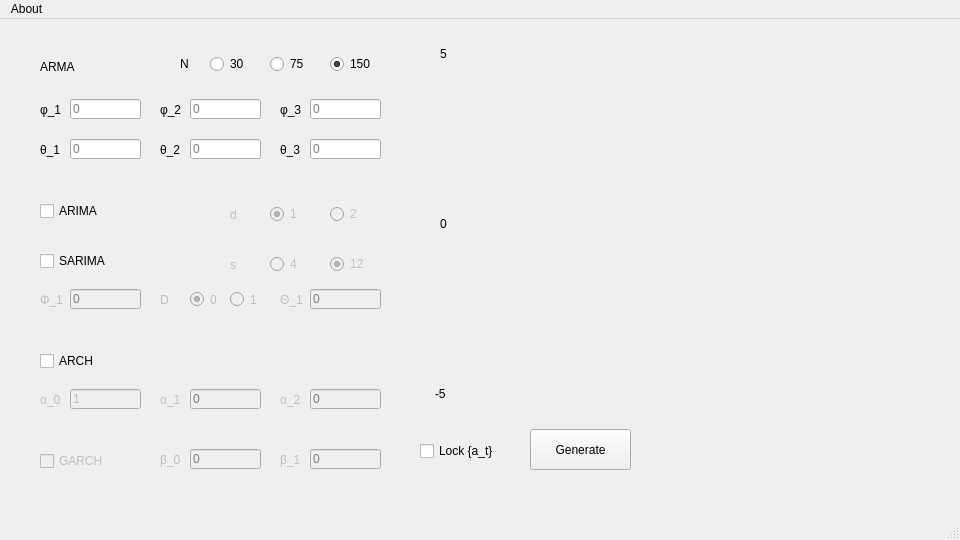
<?xml version="1.0" encoding="UTF-8"?>
<ui version="4.0">
 <class>MainWindow</class>
 <widget class="QMainWindow" name="MainWindow">
  <property name="geometry">
   <rect>
    <x>0</x>
    <y>0</y>
    <width>960</width>
    <height>540</height>
   </rect>
  </property>
  <property name="windowTitle">
   <string>Visual TimeSeries</string>
  </property>
  <widget class="QWidget" name="centralwidget">
   <widget class="QLabel" name="label_7">
    <property name="geometry">
     <rect>
      <x>40</x>
      <y>40</y>
      <width>51</width>
      <height>16</height>
     </rect>
    </property>
    <property name="text">
     <string>ARMA</string>
    </property>
   </widget>
   <widget class="QLabel" name="label_18">
    <property name="geometry">
     <rect>
      <x>180</x>
      <y>30</y>
      <width>25</width>
      <height>30</height>
     </rect>
    </property>
    <property name="text">
     <string>N</string>
    </property>
   </widget>
   <widget class="QLineEdit" name="lineEdit_8">
    <property name="enabled">
     <bool>false</bool>
    </property>
    <property name="geometry">
     <rect>
      <x>70</x>
      <y>270</y>
      <width>71</width>
      <height>20</height>
     </rect>
    </property>
    <property name="placeholderText">
     <string>0</string>
    </property>
   </widget>
   <widget class="QLabel" name="label_14">
    <property name="enabled">
     <bool>false</bool>
    </property>
    <property name="geometry">
     <rect>
      <x>280</x>
      <y>370</y>
      <width>31</width>
      <height>21</height>
     </rect>
    </property>
    <property name="text">
     <string>α_2</string>
    </property>
   </widget>
   <widget class="QLabel" name="label_16">
    <property name="enabled">
     <bool>false</bool>
    </property>
    <property name="geometry">
     <rect>
      <x>280</x>
      <y>430</y>
      <width>31</width>
      <height>21</height>
     </rect>
    </property>
    <property name="text">
     <string>β_1</string>
    </property>
   </widget>
   <widget class="QLabel" name="label">
    <property name="geometry">
     <rect>
      <x>40</x>
      <y>80</y>
      <width>31</width>
      <height>21</height>
     </rect>
    </property>
    <property name="text">
     <string>φ_1</string>
    </property>
   </widget>
   <widget class="QLineEdit" name="lineEdit_14">
    <property name="enabled">
     <bool>false</bool>
    </property>
    <property name="geometry">
     <rect>
      <x>190</x>
      <y>430</y>
      <width>71</width>
      <height>20</height>
     </rect>
    </property>
    <property name="placeholderText">
     <string>0</string>
    </property>
   </widget>
   <widget class="QLabel" name="label_4">
    <property name="geometry">
     <rect>
      <x>280</x>
      <y>120</y>
      <width>31</width>
      <height>21</height>
     </rect>
    </property>
    <property name="text">
     <string>θ_3</string>
    </property>
   </widget>
   <widget class="QLabel" name="label_6">
    <property name="geometry">
     <rect>
      <x>160</x>
      <y>120</y>
      <width>31</width>
      <height>21</height>
     </rect>
    </property>
    <property name="text">
     <string>θ_2</string>
    </property>
   </widget>
   <widget class="QLineEdit" name="lineEdit_13">
    <property name="enabled">
     <bool>false</bool>
    </property>
    <property name="geometry">
     <rect>
      <x>310</x>
      <y>370</y>
      <width>71</width>
      <height>20</height>
     </rect>
    </property>
    <property name="text">
     <string/>
    </property>
    <property name="placeholderText">
     <string>0</string>
    </property>
   </widget>
   <widget class="QLineEdit" name="lineEdit_15">
    <property name="enabled">
     <bool>false</bool>
    </property>
    <property name="geometry">
     <rect>
      <x>310</x>
      <y>430</y>
      <width>71</width>
      <height>20</height>
     </rect>
    </property>
    <property name="placeholderText">
     <string>0</string>
    </property>
   </widget>
   <widget class="QLabel" name="label_12">
    <property name="enabled">
     <bool>false</bool>
    </property>
    <property name="geometry">
     <rect>
      <x>40</x>
      <y>370</y>
      <width>31</width>
      <height>21</height>
     </rect>
    </property>
    <property name="text">
     <string>α_0</string>
    </property>
   </widget>
   <widget class="QLabel" name="label_17">
    <property name="enabled">
     <bool>false</bool>
    </property>
    <property name="geometry">
     <rect>
      <x>230</x>
      <y>230</y>
      <width>21</width>
      <height>31</height>
     </rect>
    </property>
    <property name="text">
     <string>s</string>
    </property>
   </widget>
   <widget class="QLineEdit" name="lineEdit_12">
    <property name="enabled">
     <bool>false</bool>
    </property>
    <property name="geometry">
     <rect>
      <x>190</x>
      <y>370</y>
      <width>71</width>
      <height>20</height>
     </rect>
    </property>
    <property name="placeholderText">
     <string>0</string>
    </property>
   </widget>
   <widget class="QLabel" name="label_13">
    <property name="enabled">
     <bool>false</bool>
    </property>
    <property name="geometry">
     <rect>
      <x>160</x>
      <y>370</y>
      <width>31</width>
      <height>21</height>
     </rect>
    </property>
    <property name="text">
     <string>α_1</string>
    </property>
   </widget>
   <widget class="QLabel" name="label_2">
    <property name="geometry">
     <rect>
      <x>160</x>
      <y>80</y>
      <width>31</width>
      <height>21</height>
     </rect>
    </property>
    <property name="text">
     <string>φ_2</string>
    </property>
   </widget>
   <widget class="QLineEdit" name="lineEdit_10">
    <property name="enabled">
     <bool>false</bool>
    </property>
    <property name="geometry">
     <rect>
      <x>310</x>
      <y>270</y>
      <width>71</width>
      <height>20</height>
     </rect>
    </property>
    <property name="placeholderText">
     <string>0</string>
    </property>
   </widget>
   <widget class="QLineEdit" name="lineEdit">
    <property name="geometry">
     <rect>
      <x>70</x>
      <y>80</y>
      <width>71</width>
      <height>20</height>
     </rect>
    </property>
    <property name="placeholderText">
     <string>0</string>
    </property>
   </widget>
   <widget class="QLabel" name="label_11">
    <property name="enabled">
     <bool>false</bool>
    </property>
    <property name="geometry">
     <rect>
      <x>280</x>
      <y>270</y>
      <width>31</width>
      <height>21</height>
     </rect>
    </property>
    <property name="text">
     <string>Θ_1</string>
    </property>
   </widget>
   <widget class="QLineEdit" name="lineEdit_4">
    <property name="geometry">
     <rect>
      <x>310</x>
      <y>120</y>
      <width>71</width>
      <height>20</height>
     </rect>
    </property>
    <property name="placeholderText">
     <string>0</string>
    </property>
   </widget>
   <widget class="QLineEdit" name="lineEdit_6">
    <property name="geometry">
     <rect>
      <x>190</x>
      <y>120</y>
      <width>71</width>
      <height>20</height>
     </rect>
    </property>
    <property name="placeholderText">
     <string>0</string>
    </property>
   </widget>
   <widget class="QLabel" name="label_5">
    <property name="geometry">
     <rect>
      <x>40</x>
      <y>120</y>
      <width>31</width>
      <height>21</height>
     </rect>
    </property>
    <property name="text">
     <string>θ_1</string>
    </property>
   </widget>
   <widget class="QLabel" name="label_15">
    <property name="enabled">
     <bool>false</bool>
    </property>
    <property name="geometry">
     <rect>
      <x>160</x>
      <y>430</y>
      <width>31</width>
      <height>21</height>
     </rect>
    </property>
    <property name="text">
     <string>β_0</string>
    </property>
   </widget>
   <widget class="QLineEdit" name="lineEdit_3">
    <property name="geometry">
     <rect>
      <x>310</x>
      <y>80</y>
      <width>71</width>
      <height>20</height>
     </rect>
    </property>
    <property name="placeholderText">
     <string>0</string>
    </property>
   </widget>
   <widget class="QLineEdit" name="lineEdit_2">
    <property name="geometry">
     <rect>
      <x>190</x>
      <y>80</y>
      <width>71</width>
      <height>20</height>
     </rect>
    </property>
    <property name="placeholderText">
     <string>0</string>
    </property>
   </widget>
   <widget class="QPushButton" name="pushButton">
    <property name="geometry">
     <rect>
      <x>530</x>
      <y>410</y>
      <width>101</width>
      <height>41</height>
     </rect>
    </property>
    <property name="text">
     <string>Generate</string>
    </property>
   </widget>
   <widget class="QLabel" name="label_10">
    <property name="enabled">
     <bool>false</bool>
    </property>
    <property name="geometry">
     <rect>
      <x>160</x>
      <y>270</y>
      <width>21</width>
      <height>21</height>
     </rect>
    </property>
    <property name="text">
     <string>D</string>
    </property>
   </widget>
   <widget class="QLineEdit" name="lineEdit_11">
    <property name="enabled">
     <bool>false</bool>
    </property>
    <property name="geometry">
     <rect>
      <x>70</x>
      <y>370</y>
      <width>71</width>
      <height>20</height>
     </rect>
    </property>
    <property name="text">
     <string>1</string>
    </property>
    <property name="placeholderText">
     <string>0</string>
    </property>
   </widget>
   <widget class="QLabel" name="label_19">
    <property name="geometry">
     <rect>
      <x>670</x>
      <y>400</y>
      <width>241</width>
      <height>61</height>
     </rect>
    </property>
    <property name="text">
     <string/>
    </property>
    <property name="pixmap">
     <pixmap resource="Resource.qrc">:/images/SDU_Math.png</pixmap>
    </property>
    <property name="scaledContents">
     <bool>true</bool>
    </property>
   </widget>
   <widget class="QLabel" name="label_3">
    <property name="geometry">
     <rect>
      <x>280</x>
      <y>80</y>
      <width>31</width>
      <height>21</height>
     </rect>
    </property>
    <property name="text">
     <string>φ_3</string>
    </property>
   </widget>
   <widget class="QLabel" name="label_9">
    <property name="enabled">
     <bool>false</bool>
    </property>
    <property name="geometry">
     <rect>
      <x>40</x>
      <y>270</y>
      <width>31</width>
      <height>21</height>
     </rect>
    </property>
    <property name="text">
     <string>Φ_1</string>
    </property>
   </widget>
   <widget class="QLabel" name="label_8">
    <property name="enabled">
     <bool>false</bool>
    </property>
    <property name="geometry">
     <rect>
      <x>230</x>
      <y>180</y>
      <width>21</width>
      <height>31</height>
     </rect>
    </property>
    <property name="text">
     <string>d</string>
    </property>
   </widget>
   <widget class="QLineEdit" name="lineEdit_5">
    <property name="geometry">
     <rect>
      <x>70</x>
      <y>120</y>
      <width>71</width>
      <height>20</height>
     </rect>
    </property>
    <property name="placeholderText">
     <string>0</string>
    </property>
   </widget>
   <widget class="QCheckBox" name="checkBox">
    <property name="geometry">
     <rect>
      <x>40</x>
      <y>180</y>
      <width>98</width>
      <height>24</height>
     </rect>
    </property>
    <property name="text">
     <string>ARIMA</string>
    </property>
   </widget>
   <widget class="QCheckBox" name="checkBox_2">
    <property name="geometry">
     <rect>
      <x>40</x>
      <y>230</y>
      <width>98</width>
      <height>24</height>
     </rect>
    </property>
    <property name="text">
     <string>SARIMA</string>
    </property>
   </widget>
   <widget class="QCheckBox" name="checkBox_3">
    <property name="geometry">
     <rect>
      <x>40</x>
      <y>330</y>
      <width>98</width>
      <height>24</height>
     </rect>
    </property>
    <property name="text">
     <string>ARCH</string>
    </property>
   </widget>
   <widget class="QCheckBox" name="checkBox_4">
    <property name="enabled">
     <bool>true</bool>
    </property>
    <property name="geometry">
     <rect>
      <x>420</x>
      <y>420</y>
      <width>98</width>
      <height>24</height>
     </rect>
    </property>
    <property name="text">
     <string>Lock {a_t}</string>
    </property>
   </widget>
   <widget class="QCheckBox" name="checkBox_5">
    <property name="enabled">
     <bool>false</bool>
    </property>
    <property name="geometry">
     <rect>
      <x>40</x>
      <y>430</y>
      <width>98</width>
      <height>24</height>
     </rect>
    </property>
    <property name="text">
     <string>GARCH</string>
    </property>
   </widget>
   <widget class="QRadioButton" name="radioButton">
    <property name="geometry">
     <rect>
      <x>210</x>
      <y>30</y>
      <width>60</width>
      <height>30</height>
     </rect>
    </property>
    <property name="text">
     <string>30</string>
    </property>
    <property name="autoExclusive">
     <bool>false</bool>
    </property>
   </widget>
   <widget class="QRadioButton" name="radioButton_2">
    <property name="geometry">
     <rect>
      <x>270</x>
      <y>30</y>
      <width>60</width>
      <height>30</height>
     </rect>
    </property>
    <property name="text">
     <string>75</string>
    </property>
    <property name="autoExclusive">
     <bool>false</bool>
    </property>
   </widget>
   <widget class="QRadioButton" name="radioButton_3">
    <property name="geometry">
     <rect>
      <x>330</x>
      <y>30</y>
      <width>60</width>
      <height>30</height>
     </rect>
    </property>
    <property name="tabletTracking">
     <bool>false</bool>
    </property>
    <property name="text">
     <string>150</string>
    </property>
    <property name="checkable">
     <bool>true</bool>
    </property>
    <property name="checked">
     <bool>true</bool>
    </property>
    <property name="autoExclusive">
     <bool>false</bool>
    </property>
   </widget>
   <widget class="QLabel" name="label_20">
    <property name="geometry">
     <rect>
      <x>440</x>
      <y>190</y>
      <width>16</width>
      <height>30</height>
     </rect>
    </property>
    <property name="text">
     <string>0</string>
    </property>
   </widget>
   <widget class="QLabel" name="label_21">
    <property name="geometry">
     <rect>
      <x>440</x>
      <y>20</y>
      <width>51</width>
      <height>30</height>
     </rect>
    </property>
    <property name="text">
     <string>5</string>
    </property>
   </widget>
   <widget class="QLabel" name="label_22">
    <property name="geometry">
     <rect>
      <x>435</x>
      <y>360</y>
      <width>51</width>
      <height>30</height>
     </rect>
    </property>
    <property name="text">
     <string>-5</string>
    </property>
   </widget>
   <widget class="QRadioButton" name="radioButton_4">
    <property name="enabled">
     <bool>false</bool>
    </property>
    <property name="geometry">
     <rect>
      <x>270</x>
      <y>180</y>
      <width>60</width>
      <height>30</height>
     </rect>
    </property>
    <property name="tabletTracking">
     <bool>false</bool>
    </property>
    <property name="text">
     <string>1</string>
    </property>
    <property name="checkable">
     <bool>true</bool>
    </property>
    <property name="checked">
     <bool>true</bool>
    </property>
    <property name="autoExclusive">
     <bool>false</bool>
    </property>
   </widget>
   <widget class="QRadioButton" name="radioButton_5">
    <property name="enabled">
     <bool>false</bool>
    </property>
    <property name="geometry">
     <rect>
      <x>330</x>
      <y>180</y>
      <width>60</width>
      <height>30</height>
     </rect>
    </property>
    <property name="text">
     <string>2</string>
    </property>
    <property name="autoExclusive">
     <bool>false</bool>
    </property>
   </widget>
   <widget class="QRadioButton" name="radioButton_6">
    <property name="enabled">
     <bool>false</bool>
    </property>
    <property name="geometry">
     <rect>
      <x>270</x>
      <y>230</y>
      <width>60</width>
      <height>30</height>
     </rect>
    </property>
    <property name="tabletTracking">
     <bool>false</bool>
    </property>
    <property name="text">
     <string>4</string>
    </property>
    <property name="checkable">
     <bool>true</bool>
    </property>
    <property name="checked">
     <bool>false</bool>
    </property>
    <property name="autoExclusive">
     <bool>false</bool>
    </property>
   </widget>
   <widget class="QRadioButton" name="radioButton_7">
    <property name="enabled">
     <bool>false</bool>
    </property>
    <property name="geometry">
     <rect>
      <x>330</x>
      <y>230</y>
      <width>60</width>
      <height>30</height>
     </rect>
    </property>
    <property name="text">
     <string>12</string>
    </property>
    <property name="checked">
     <bool>true</bool>
    </property>
    <property name="autoExclusive">
     <bool>false</bool>
    </property>
   </widget>
   <widget class="QRadioButton" name="radioButton_8">
    <property name="enabled">
     <bool>false</bool>
    </property>
    <property name="geometry">
     <rect>
      <x>190</x>
      <y>270</y>
      <width>41</width>
      <height>21</height>
     </rect>
    </property>
    <property name="text">
     <string>0</string>
    </property>
    <property name="checked">
     <bool>true</bool>
    </property>
    <property name="autoExclusive">
     <bool>false</bool>
    </property>
   </widget>
   <widget class="QRadioButton" name="radioButton_9">
    <property name="enabled">
     <bool>false</bool>
    </property>
    <property name="geometry">
     <rect>
      <x>230</x>
      <y>270</y>
      <width>41</width>
      <height>21</height>
     </rect>
    </property>
    <property name="tabletTracking">
     <bool>false</bool>
    </property>
    <property name="text">
     <string>1</string>
    </property>
    <property name="checkable">
     <bool>true</bool>
    </property>
    <property name="checked">
     <bool>false</bool>
    </property>
    <property name="autoExclusive">
     <bool>false</bool>
    </property>
   </widget>
   <widget class="QWidget" name="widget" native="true">
    <property name="geometry">
     <rect>
      <x>550</x>
      <y>80</y>
      <width>120</width>
      <height>80</height>
     </rect>
    </property>
    <property name="autoFillBackground">
     <bool>true</bool>
    </property>
   </widget>
  </widget>
  <widget class="QMenuBar" name="menubar">
   <property name="geometry">
    <rect>
     <x>0</x>
     <y>0</y>
     <width>960</width>
     <height>26</height>
    </rect>
   </property>
   <widget class="QMenu" name="menuABOUT">
    <property name="title">
     <string>About</string>
    </property>
    <addaction name="actionAbout"/>
   </widget>
   <addaction name="menuABOUT"/>
  </widget>
  <widget class="QStatusBar" name="statusbar"/>
  <action name="actionAbout">
   <property name="text">
    <string>About</string>
   </property>
  </action>
 </widget>
 <resources>
  <include location="Resource.qrc"/>
 </resources>
 <connections/>
</ui>
